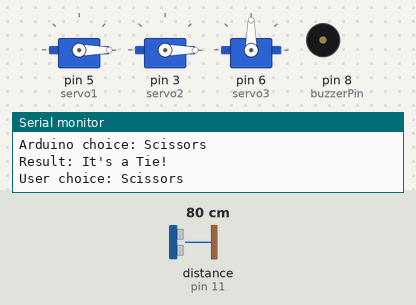
Simulated run of this sketch. Board: Arduino Uno, built with avr-gcc and run on an emulated ATmega328P. Parts: 3 × servo, buzzer (waves = sounding), the last lines printed to the serial monitor. Wiring (from diagram.json): ultrasonic range finder: trigger pin 10; echo pin 11. The test bench sets the inputs (shaded band); at power-on: distance to the obstacle (sensor on pin 11) 80 cm. The echo pulse lasts 58.3 µs per cm; random numbers use the default seed unless the sketch sets one.

Above: at 4.8 s.
4.9 s: distance to the obstacle (sensor on pin 11) set to 22 cm
At 6.4 s:
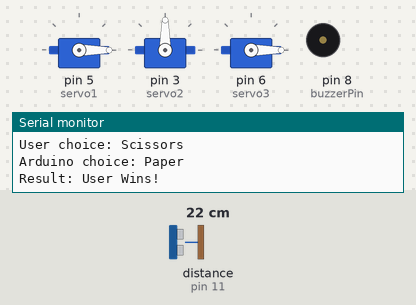
14.2 s: distance to the obstacle (sensor on pin 11) set to 19 cm
At 18.2 s:
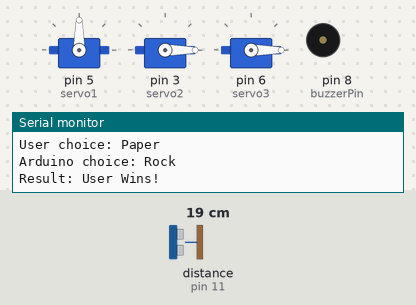
Timing chart, 0 to 27.0 s (numbered marks = the images above; inputs shaded):
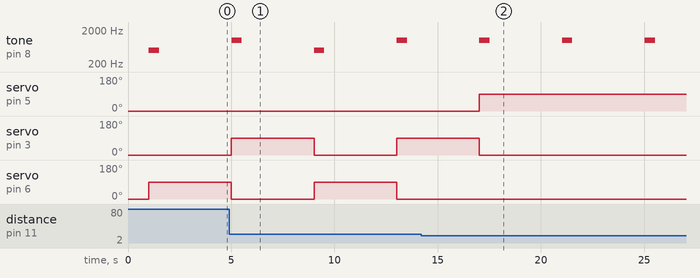

The sketch:

sketch.ino
```cpp
#include <Servo.h>

// Define pins for Ultrasonic Sensor
const int trigPin = 10;
const int echoPin = 11;

// Define Servos for Arduino's choices
Servo servo1;  // Rock
Servo servo2;  // Paper
Servo servo3;  // Scissors

// Define Buzzer
const int buzzerPin = 8;

// Variables for ultrasonic sensor
long duration;
int distance;
int userChoice = -1;  // User's choice (0 = Rock, 1 = Paper, 2 = Scissors)
int arduinoChoice;    // Arduino's choice (random)

// Setup function
void setup() {
  // Initialize serial communication
  Serial.begin(9600);

  // Initialize ultrasonic sensor pins
  pinMode(trigPin, OUTPUT);
  pinMode(echoPin, INPUT);

  // Initialize servos
  servo1.attach(5);  // Servo for Rock
  servo2.attach(3);  // Servo for Paper
  servo3.attach(6);  // Servo for Scissors

  // Initialize the buzzer
  pinMode(buzzerPin, OUTPUT);

  // Set all servos to the default position
  servo1.write(0);  // Rock position
  servo2.write(0);  // Paper position
  servo3.write(0);  // Scissors position

  // Seed the random function for randomness
  randomSeed(analogRead(0));
}

// Function to measure distance using the ultrasonic sensor
int getDistance() {
  // Clear the trigger pin
  digitalWrite(trigPin, LOW);
  delayMicroseconds(2);

  // Send a pulse
  digitalWrite(trigPin, HIGH);
  delayMicroseconds(10);
  digitalWrite(trigPin, LOW);

  // Read the echo time
  duration = pulseIn(echoPin, HIGH);

  // Calculate distance in cm
  return duration * 0.034 / 2;
}

// Function to determine the user's choice based on distance
void getUserChoice() {
  distance = getDistance();

  if (distance > 0 && distance < 10) {
    userChoice = 0; // Rock
    Serial.println("User choice: Rock");
  } else if (distance >= 10 && distance < 20) {
    userChoice = 1; // Paper
    Serial.println("User choice: Paper");
  } else if (distance >= 20) {
    userChoice = 2; // Scissors
    Serial.println("User choice: Scissors");
  } else {
    userChoice = -1; // No valid choice
  }
}

// Function to play the game and get Arduino's random choice
void playGame() {
  // Generate a random choice for Arduino (0 = Rock, 1 = Paper, 2 = Scissors)
  arduinoChoice = random(0, 3);

  // Reset all servos first
  servo1.write(0);
  servo2.write(0);
  servo3.write(0);

  // Move the servo corresponding to Arduino's choice
  if (arduinoChoice == 0) {
    servo1.write(90);  // Rock
    Serial.println("Arduino choice: Rock");
  } else if (arduinoChoice == 1) {
    servo2.write(90);  // Paper
    Serial.println("Arduino choice: Paper");
  } else if (arduinoChoice == 2) {
    servo3.write(90);  // Scissors
    Serial.println("Arduino choice: Scissors");
  }

  // Compare user's choice with Arduino's choice and output the result
  if (userChoice != -1) {
    if (userChoice == arduinoChoice) {
      Serial.println("Result: It's a Tie!");
      tone(buzzerPin, 500, 500);  // Beep for 500ms (tie)
    } else if ((userChoice == 0 && arduinoChoice == 2) ||
               (userChoice == 1 && arduinoChoice == 0) ||
               (userChoice == 2 && arduinoChoice == 1)) {
      Serial.println("Result: User Wins!");
      tone(buzzerPin, 1000, 500);  // Higher beep for 500ms (user wins)
    } else {
      Serial.println("Result: Arduino Wins!");
      tone(buzzerPin, 200, 500);  // Lower beep for 500ms (arduino wins)
    }
  } else {
    Serial.println("Invalid user input.");
  }
}

// Main loop
void loop() {
  // Get the user's choice based on hand distance
  getUserChoice();

  // If the user made a valid choice, play the game
  if (userChoice != -1) {
    delay(1000);  // Wait a bit before starting the game
    playGame();

    // Wait for a while before allowing the next game
    delay(3000);  // 3 seconds delay between rounds
  }
}
```

Measured:
- the behaviour switches between 21 and 20 cm on distance to the obstacle (sensor on pin 11) (found by bisection; images 1 and 2)
- by itself, tone on pin 8 (buzzerPin): alternates 1000 Hz for 0.50 s and silent for 3.5 s
